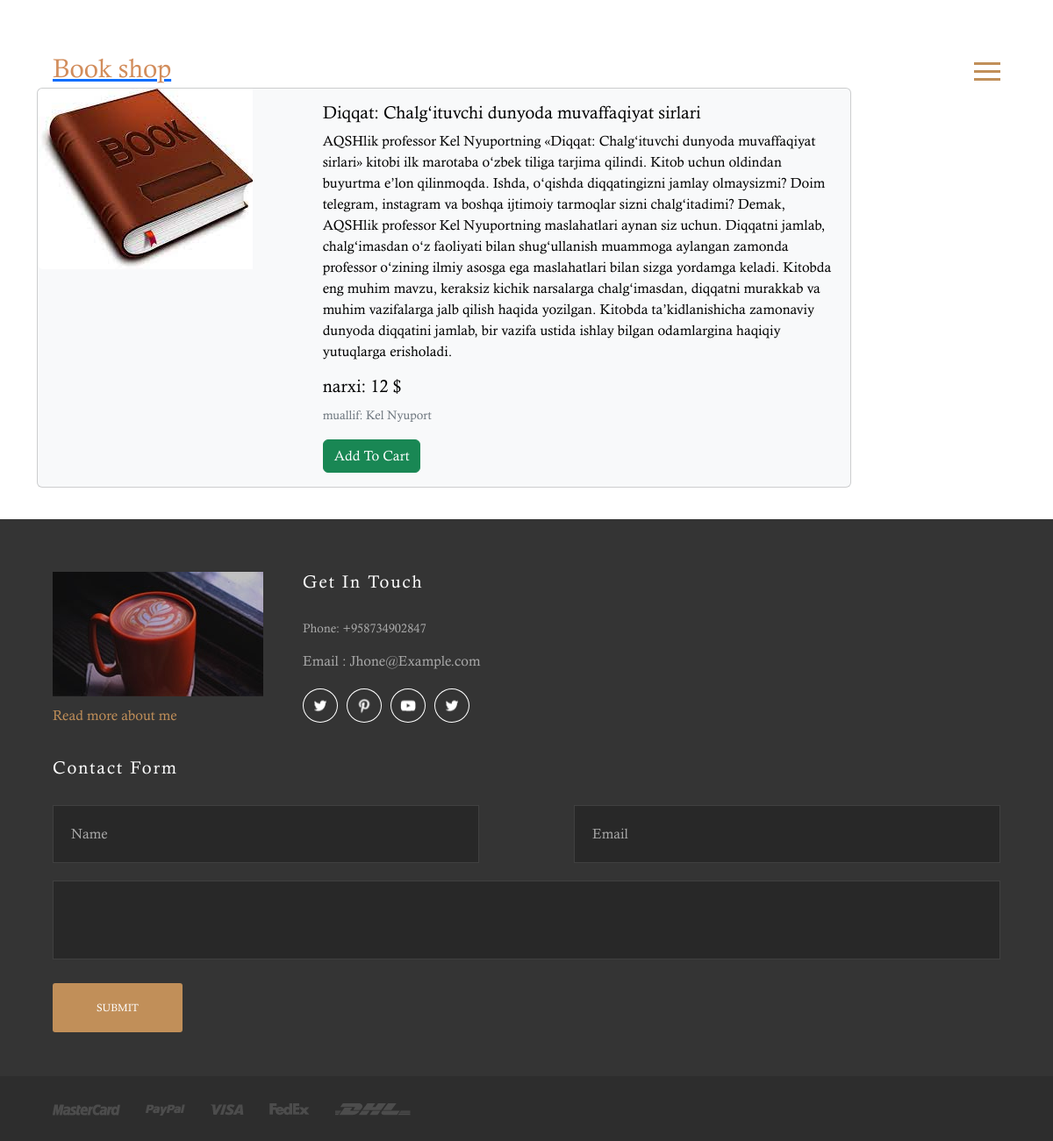
Page /add/7/ on the committed database.
### book/models.py (models this page shows, shortened)
class Book(models.Model):
    book_name = models.CharField(max_length=200)
    about = models.CharField(max_length=10000)
    price = models.PositiveIntegerField()
    muallif = models.CharField(max_length=200)
    image = models.ImageField(upload_to='images/')

### book/views.py (the view)
# urls.py: path('add/<int:pk>/', AddProducts.as_view(), name='addproduct'),
class AddProducts(DetailView):
    model = Book
    template_name = "addproduct.html"

### templates/addproduct.html (shortened to what this page needs)
<!DOCTYPE html>
<html lang="en">
<head>
	<link rel="stylesheet" href="/static/css/style.css">
	<link rel="stylesheet" href="/static/css/slick.css">
<link href="https://cdn.jsdelivr.net/npm/bootstrap@5.2.0-beta1/dist/css/bootstrap.min.css" rel="stylesheet">
</head>
<body>
	<nav class="site-navigation">
		<div class="site-navigation-inner site-container" >
			<a href="/"><h1 style="color: rgb(210, 141, 92); font-size: 30px;">Book shop</h1></a>
			<div id="myBtn" class="burger-container" onclick="myFunction(this)">
				<div class="bar1"></div>
				<div class="bar2"></div>
				<div class="bar3"></div>
			</div>
		</div>
    </nav>
    <div  class="container align-items-center">
        <div class="card text-bg-light mb-3" style="max-width: 58rem;  top: 100px;">
            <div class="row g-0">
                <div class="col-md-4">
                    <img src="{{ object.image.url }}" class="img-fluid rounded-start" alt="...">
          </div>
          <div class="col-md-8">
            <div class="card-body">
                <h5 class="card-title">{{object.book_name}}</h5>
                <p class="card-text">{{object.about}}</p>
                <h5 class="card-title">narxi: {{object.price}} $</h5>
                <p class="card-text"><small class="text-muted">muallif: {{object.muallif}}</small></p>
                <a href="{% url 'addtocart' object.id %}" class="btn btn-success">Add To Cart</a>
            </div>
        </div>
    </div>
</div>
</div>
<br><br><br><br><br>
<footer class="site-footer">
    <div class="site-container">
        <div class="footer-inner">
            <div class="footer-info">
                <div class="footer-info__left">
                    <img src="/static/images/footer-img.jpg" alt="about me image">
                    <p>Read more about me</p>
                </div>
                <div class="footer-info__right">
                    <h5>Get In Touch</h5>
                    <p class="footer-phone">Phone: +958734902847</p>
                    <p>Email : Jhone@Example.com</p>
                    <div class="social-icons">
                        <a href="#" target="_blank"><img src="/static/images/social-twitter.png" alt="social icon"></a>
                        <a href="#" target="_blank"><img src="/static/images/social-pinterest.png" alt="social icon"></a>
                        <a href="#" target="_blank"><img src="/static/images/social-youtube.png" alt="social icon"></a>
                        <a href="#" target="_blank"><img src="/static/images/social-twitter.png" alt="social icon"></a>
                    </div>
                </div>
            </div>
            <div class="footer-contact-form">
                <h5>Contact Form</h5>
                <form class="contact-form">
                    <div class="contact-form__input">
                        <input type="text" name="name" placeholder="Name">
                        <input type="email" name="email" placeholder="Email">
                    </div>
                    <textarea></textarea>
                    <input type="submit" name="submit" value="Submit" class="submit-button">
                </form>
            </div>
        </div>
    </div>
    <div class="footer-bottom">
        <div class="site-container footer-bottom-inner">
            <div class="footer-bottom__img">
                <img src="/static/images/footer-mastercard.png" alt="footer image">
                <img src="/static/images/footer-paypal.png" alt="footer image">
                <img src="/static/images/footer-visa.png" alt="footer image">
                <img src="/static/images/footer-fedex.png" alt="footer image">
                <img src="/static/images/footer-dhl.png" alt="footer image">
            </div>
        </div>
    </div>
</footer>
</body>
</html>

### static/css/style.css (style rules this page uses)
* { margin: 0; padding: 0; font-family: "Calisto-MT"; }
.site-container { width: 1115px; margin: 0 auto; }
@media (max-width: 1250px) { .site-container { width: 90%; } }
.site-navigation { position: absolute; top: 4.6%; width: 100%; z-index: 2; }
.site-navigation-inner { display: flex; align-items: center; justify-content: space-between; }
.burger-container { cursor: pointer; z-index: 3; }
.bar1, .bar2, .bar3 { width: 30px; height: 3px; background-color: #c18f59; margin: 6px 0; transition: 0.4s; }
.social-icons a { position: relative; border: 1px solid white; border-radius: 50%; padding: 13px 23px; margin-right: 10px; transition: 0.3s ease; }
.social-icons img { position: absolute; left: 50%; top: 50%; transform: translate(-50%, -50%); }
.site-footer { padding-top: 120px; background-color: #343434; }
@media (max-width: 1250px) { .site-footer { padding-top: 60px; } }
.footer-inner { display: flex; justify-content: space-between; padding-bottom: 95px; }
.footer-inner h5 { margin-bottom: 30px; font-size: 20px; letter-spacing: 2px; color: #fff; }
@media (max-width: 1250px) { .footer-inner { padding-bottom: 50px; flex-direction: column; align-items: center; } }
.footer-info { width: 50%; display: flex; }
.footer-info .footer-info__left { margin-right: 45px; }
.footer-info .footer-info__left img { margin-bottom: 10px; }
.footer-info .footer-info__left p { color: #c18f59; }
.footer-info .footer-info__right p { margin-bottom: 15px; color: #aaa; }
.footer-info .footer-info__right .footer-phone { font-size: 14px; }
.footer-info .footer-info__right .social-icons { margin-top: 27px; }
.footer-info .footer-info__right .social-icons a { padding: 9px 19px; }
@media (max-width: 1250px) { .footer-info { width: 100%; margin-bottom: 20px; } }
.footer-contact-form { width: 50%; }
.footer-contact-form .contact-form__input { display: flex; justify-content: space-between; margin-bottom: 20px; }
.footer-contact-form .contact-form__input input { width: 40%; padding: 20px; border: 1px solid #404040; background-color: #282828; color: #c18f59; }
.footer-contact-form .contact-form__input input::placeholder { color: #aaa; }
@media (max-width: 1250px) { .footer-contact-form .contact-form__input input { width: 45%; } }
.footer-contact-form textarea { box-sizing: border-box; height: 90px; width: 100%; margin-bottom: 20px; padding: 20px; border: 1px solid #404040; background-color: #282828; resize: none; color: #c18f59; }
.footer-contact-form .submit-button { padding: 19px 50px; text-transform: uppercase; font-size: 12px; color: #fff; background-color: #c18f59; border: none; border-radius: 3px; cursor: pointer; transition: 0.3s ease; }
@media (max-width: 1250px) { .footer-contact-form { width: 100%; } }
.footer-bottom { padding: 25px 0; background-color: #2d2d2d; }
.footer-bottom-inner { display: flex; justify-content: space-between; }
.footer-bottom-inner .footer-bottom__img img { margin-right: 25px; }
.footer-bottom-inner .footer-bottom__img img:last-child { margin-right: 0; }

### rows in the picture
Book: image (picture), book_name "Diqqat: Chalg‘ituvchi dunyoda muvaffaqiyat sirlari", about "AQSHlik professor Kel Nyuportning «Diqqat: Chalg‘ituvchi dunyoda muvaffaqiyat sirlari» kitobi ilk marotaba o‘zbek tiliga tarjima qilindi. Kitob uchun oldindan buyurtma e’lon qilinmoqda. Ishda, o‘qishda diqqatingizni jamlay olmaysizmi? Doim telegram, instagram va boshqa ijtimoiy tarmoqlar sizni chalg‘itadimi? Demak, AQSHlik professor Kel Nyuportning maslahatlari aynan siz uchun. Diqqatni jamlab, chalg‘imasdan o‘z faoliyati bilan shug‘ullanish muammoga aylangan zamonda professor o‘zining ilmiy asosga ega maslahatlari bilan sizga yordamga keladi. Kitobda eng muhim mavzu, keraksiz kichik narsalarga chalg‘imasdan, diqqatni murakkab va muhim vazifalarga jalb qilish haqida yozilgan. Kitobda…", price "12", muallif "Kel Nyuport"
